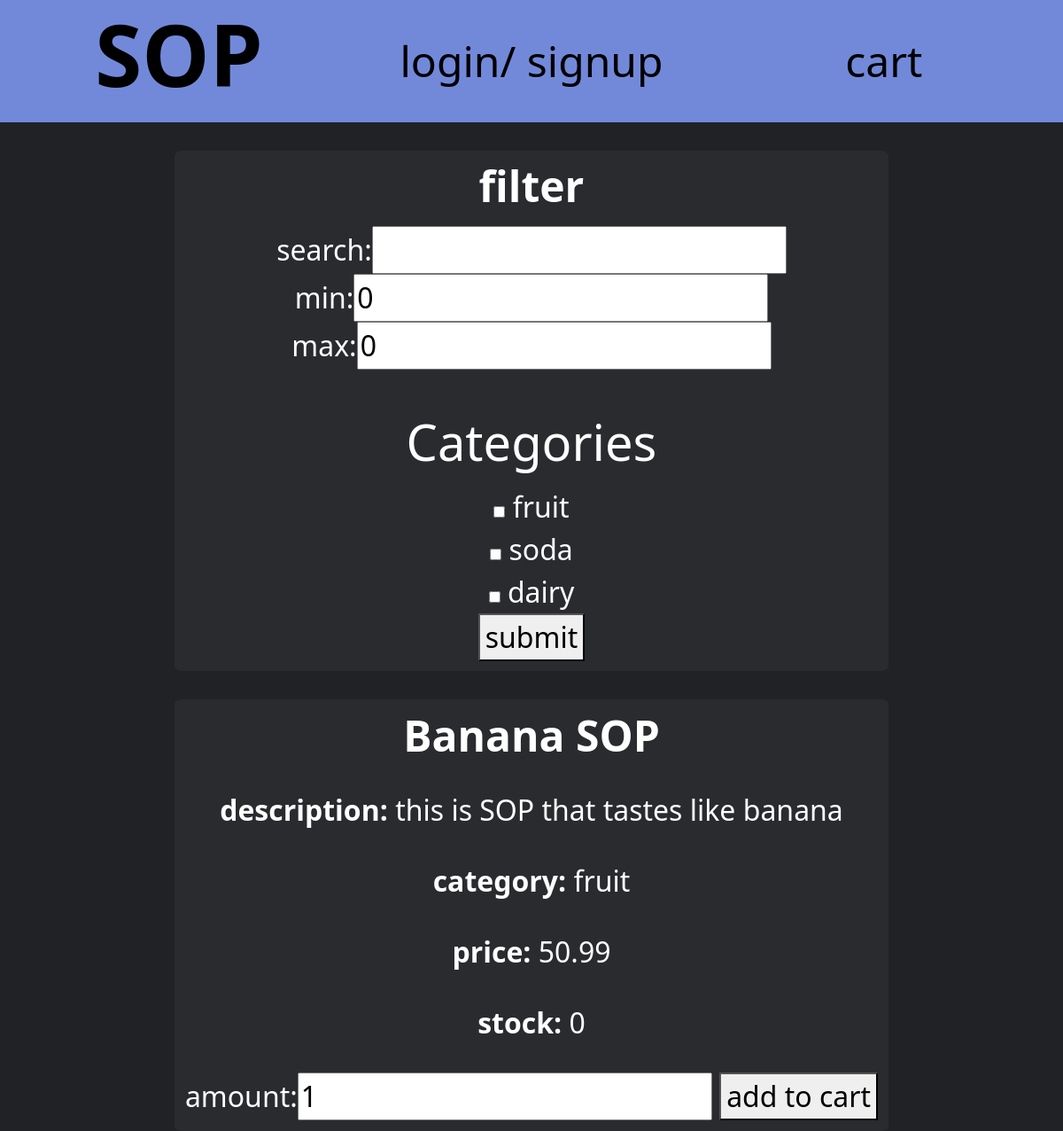
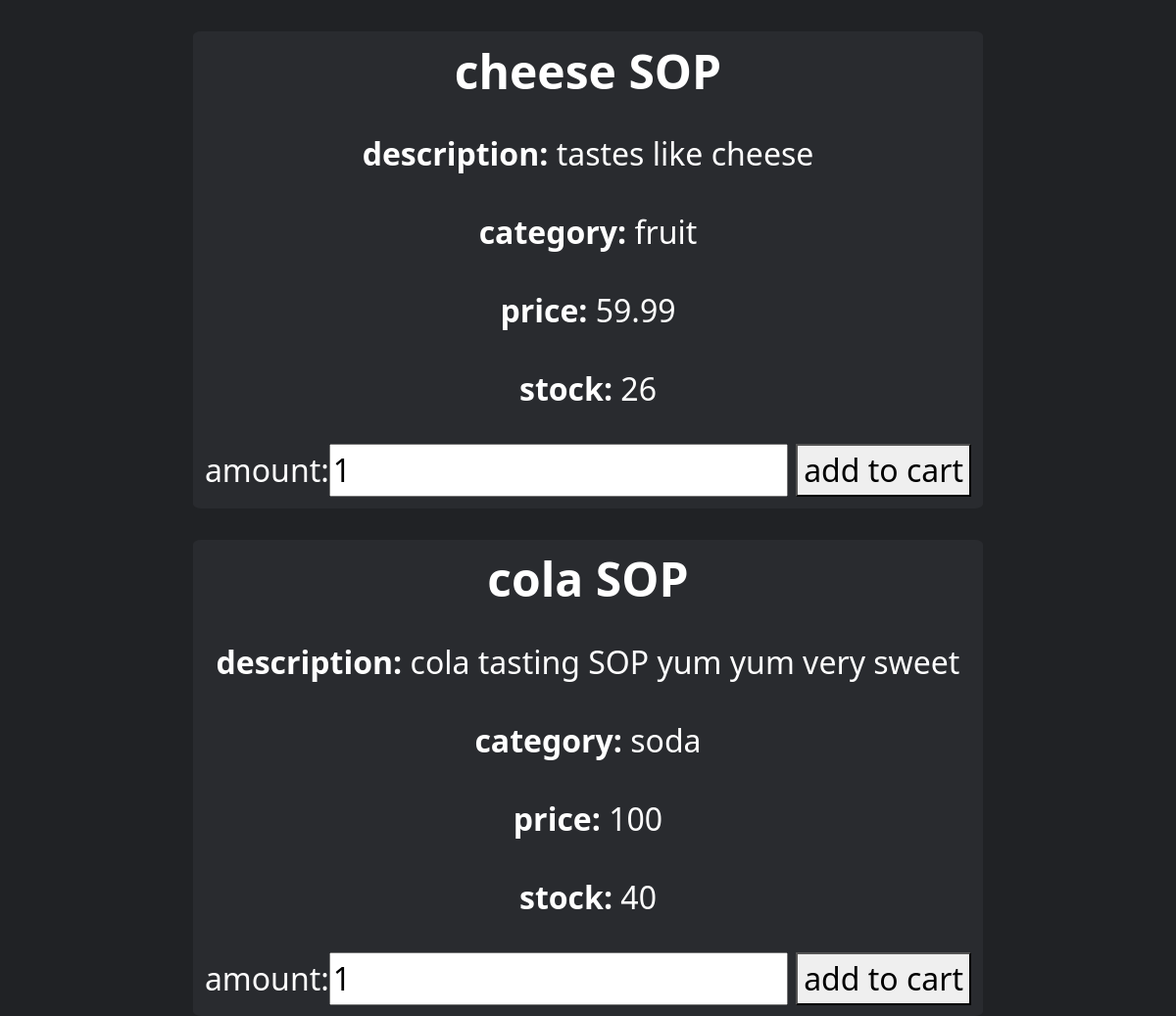
The page / on the database its author committed (2 pictures, top to bottom).
### tables this page shows
CREATE TABLE `categories` (
  `categoryID` int(11) NOT NULL,
  `name` varchar(32) DEFAULT NULL,
  `description` varchar(255) DEFAULT NULL
);

CREATE TABLE `products` (
  `productID` int(11) NOT NULL,
  `name` varchar(32) DEFAULT NULL,
  `stock` int(11) DEFAULT NULL,
  `description` varchar(255) DEFAULT NULL,
  `price` float DEFAULT NULL,
  `categoryID` int(11) NOT NULL
);

### html/classes/session.php (called while the page is built, shortened)
<?php
    class Session{
    static public function checkLogin()
    {
        return false;
    }
    }
?>

### html/classes/db.php (called while the page is built, shortened)
<?php
class Database{
    public $host = "localhost";
    public $user = "Webuser";
    public $password = "Lab2020";
    public $database = "storedb";
    public mysqli $link;
    public function connectDB(){
        $this->link = mysqli_connect($this->host, $this->user, $this->password) or die("error: no connection can be made to the host of the db");
    }
    public function openDB()
    {
        mysqli_select_db($this->link, $this->database) or die("couldn't open database");
    }
    public function getProducts(int $page, int $perPage = 100)
    {
        $page -=1;
        $page = filter_var($page, FILTER_VALIDATE_INT);
        $perPage = filter_var($perPage, FILTER_VALIDATE_INT);
        $query = "SELECT * FROM products LIMIT $perPage OFFSET " . ($page * $perPage);
        $products = mysqli_query($this->link, $query) or die("get products failed");
        if ($products->num_rows > 0) {
            return $products;
        }
        return false;
    }
    public function getCategories()
    {
        $query = "SELECT * FROM categories";
        $categories = mysqli_query($this->link, $query) or die("get users failed");
        if ($categories->num_rows > 0)
        {
            return $categories;
        }
        return false;
    }
}
    ?>

### html/index.php (the view, shortened to what this page needs)
<!DOCTYPE html>
<html lang="en">
<head>
     <link rel="stylesheet" href="../css/reset.css" />
    <link rel="stylesheet" href="../css/bootstrap/bootstrap.css" />
    <link rel="stylesheet" href="../css/gen.css" />
</head>
<body>
    <header>
        <?php include_once "nav.php"?>
    </header>
    <div class="container-fluid">
        <div class="homeBox">
            <h2> filter</h2>
                <?php
                    $db = new Database();
                    $cats = $db->getCategories();
                    $boxes = "";
                    while($c = mysqli_fetch_array($cats)){
                    $boxes = $boxes . '<input type="checkbox" id="category'.$c["categoryID"].'" name="category'.$c["categoryID"].'" value="category'.$c["categoryID"].'" />
                    <label for="category'.$c["categoryID"].'"> '.$c["name"].'</label><br>';
                    }
                    echo("<form id='filter'><div><label for='searchItems'> search:</label><input type='text' id='searchItems' name='searchItems' /><br/>
                    <label for='min'>min: </label><input type='number' step='0.01' value='0' id='min' name='min' /><br/>
                    <label for='max'>max: </label><input type='number' step='0.01' value='0' id='max' name='max' /></div><br/><div><h3>Categories</h3>$boxes</div>
                    <button onclick='filterItems()'>submit</button></form>");
                ?>
        </div>
        <div id="products">
        <?php
        include_once "classes/products.php";
        $db = new Database();
        $prod = $db->getProducts(1);
        if($prod != false){
            Products::printDiv($prod);
        }
        ?>
        </div>
    </div>
</body>
</html>

### html/nav.php (shortened to what this page needs)
<nav>
    <ul>
        <li><h1><a href="/php-mysxl/storeProject/html/index.php">
        </a></h1>
        </li>
        <li id="user">
            <?php
            include_once "classes/session.php";
            include_once "classes/db.php";
            $bLogin = Session::checkLogin();
            if($bLogin == true)
            {
                echo('<a  href="/php-mysxl/storeProject/html/profile.php">'. $_SESSION["username"] .' </a>');
                $db = new Database();
                echo ("<ul id='DropDown'>");
                echo("<li><a href=\"/php-mysxl/storeProject/html/profile.php?logout=yes\"> logout</a></li>");
                if($db->checkAdmin($_SESSION["email"])){
                    echo('<li> <a href="/php-mysxl/storeProject/html/admin.php"> admin panel</a></li>');
                }
                echo("</ul>");
            } else{
                echo('<a href="/php-mysxl/storeProject/html/login.php">login/ signup</a>');
            }
        ?>
        </li>
        <li><a href="/php-mysxl/storeProject/html/cart.php" id="cart"> <?php
            echo("cart");
        ?></a></li>
    </ul>
</nav>

### html/classes/products.php (shortened to what this page needs)
<?php
    class Products {
        static public function printDiv($products = null)
        {
            while($product = mysqli_fetch_array($products)){
            echo("<div class='homeBox'>
            <h2>". htmlspecialchars($product["name"]) ."</h2>
            <p><strong>description:</strong> " . $product["description"] ."</p>
            <p><strong>category:</strong> " . htmlspecialchars(Products::getCategory($product["categoryID"])["name"]) ."</p>
            <p><strong>price:</strong> ". htmlspecialchars($product["price"])."</p>
            <p><strong>stock:</strong> ". htmlspecialchars($product["stock"])."</p>
            <label for='amount".htmlspecialchars($product["productID"])."'>amount: </label><input type='number' id='amount".htmlspecialchars($product["productID"])."' name='amount".htmlspecialchars($product["productID"])."' value='1' />
            <button onclick='addToCart(".htmlspecialchars($product["productID"]).")'> add to cart </button>
            </div>");
            }
        }
        static function getCategory(int $categoryID = null)
        {
            include_once("classes/db.php");
            $db = new Database();
            $categors = $db->getCategories();
            while($c = mysqli_fetch_array($categors))
            {
                if($c["categoryID"] == $categoryID)
                {
                    return $c;
                }
            }
            return false;
        }
    }
?>

### css/gen.css (style rules this page uses)
:root { --fontSize: 32px; font-size: var(--fontSize); box-sizing: border-box; --NavBackground: #7289DA; --HoverColorP: #089EAC; --HoverColorS: #40444B; --Textcolor: white; --navTextColor: black; --BodyBackground: #202225; --HighlightColor: #EF4A25; --BoxBackground: #292B2F; }
body { background-color: var(--BodyBackground); max-width: 100%; }
header { position: sticky; width: 100%; top: 0; min-width: 25em; }
nav { background-color: var(--NavBackground); display: block; }
#searchItems { display: inline-flex; }
nav a { color: var(--navTextColor); text-align: center; margin: 0; text-decoration: none; font-size: 1.5em; margin: 0; padding: calc(var(--fontSize)/4) calc(var(--fontSize)/8); }
nav>ul { display: flex; align-items: center; justify-content: space-evenly; list-style: none; height: 100%; margin: 0; padding: .1em; }
header>nav>ul>li { margin: 0; padding: 0; position: relative; width: 100%; height: 100%; text-align: center; }
header>nav>ul>li>a { display: block; height: 100%; text-align: center; }
.homeBox { width: 30em; max-width: 70%; min-width: 25em; display: block; border-radius: 1%; background-color: var(--BoxBackground); text-align: center; margin-left: auto; margin-right: auto; margin-top: 1em; padding: 1%; overflow: auto; color: var(--Textcolor); }
h1 { display: block; font-size: 2em; font-weight: bold; }
h2 { display: block; font-size: 1.5em; font-weight: bold; }
p { display: block; margin-top: 1em; margin-bottom: 1em; height: auto; }
header::after { font-size: 1em; }

### rows shown on the page
categories: name "fruit"
categories: name "soda"
categories: name "dairy"
products: name "Banana SOP", description "this is SOP that tastes like banana", categoryID.name "fruit", price "50.99", stock "0", productID "1"
products: name "cheese SOP", description "tastes like cheese", categoryID.name "fruit", price "59.99", stock "26"
products: name "cola SOP", description "cola tasting SOP yum yum very sweet", categoryID.name "soda", price "100", stock "40"
